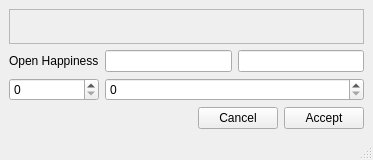
<?xml version="1.0" encoding="UTF-8"?>
<ui version="4.0">
 <class>MainWindow</class>
 <widget class="QMainWindow" name="MainWindow">
  <property name="geometry">
   <rect>
    <x>0</x>
    <y>0</y>
    <width>373</width>
    <height>160</height>
   </rect>
  </property>
  <property name="windowTitle">
   <string>MainWindow</string>
  </property>
  <widget class="QWidget" name="centralwidget">
   <layout class="QVBoxLayout" name="verticalLayout_2">
    <item>
     <layout class="QVBoxLayout" name="verticalLayout">
      <item>
       <widget class="QFrame" name="frame">
        <property name="frameShape">
         <enum>QFrame::StyledPanel</enum>
        </property>
        <property name="frameShadow">
         <enum>QFrame::Raised</enum>
        </property>
       </widget>
      </item>
      <item>
       <layout class="QGridLayout" name="gridLayout">
        <item row="0" column="0">
         <widget class="QLabel" name="label">
          <property name="text">
           <string>Open Happiness</string>
          </property>
         </widget>
        </item>
        <item row="0" column="1">
         <widget class="QLineEdit" name="lineEdit"/>
        </item>
        <item row="0" column="2">
         <widget class="QLineEdit" name="lineEdit_2"/>
        </item>
        <item row="1" column="0">
         <widget class="QSpinBox" name="spinBox"/>
        </item>
        <item row="1" column="1" colspan="2">
         <widget class="QSpinBox" name="spinBox_2"/>
        </item>
       </layout>
      </item>
      <item>
       <layout class="QHBoxLayout" name="horizontalLayout">
        <item>
         <spacer name="horizontalSpacer">
          <property name="orientation">
           <enum>Qt::Horizontal</enum>
          </property>
          <property name="sizeHint" stdset="0">
           <size>
            <width>40</width>
            <height>20</height>
           </size>
          </property>
         </spacer>
        </item>
        <item>
         <widget class="QPushButton" name="pushButton_2">
          <property name="text">
           <string>Cancel</string>
          </property>
         </widget>
        </item>
        <item>
         <widget class="QPushButton" name="pushButton">
          <property name="text">
           <string>Accept</string>
          </property>
         </widget>
        </item>
       </layout>
      </item>
     </layout>
    </item>
   </layout>
   <zorder>frame</zorder>
   <zorder>label</zorder>
   <zorder>lineEdit</zorder>
   <zorder>lineEdit_2</zorder>
   <zorder>spinBox</zorder>
   <zorder>spinBox_2</zorder>
   <zorder>pushButton</zorder>
   <zorder>pushButton_2</zorder>
   <zorder>horizontalSpacer</zorder>
  </widget>
  <widget class="QMenuBar" name="menubar">
   <property name="geometry">
    <rect>
     <x>0</x>
     <y>0</y>
     <width>373</width>
     <height>22</height>
    </rect>
   </property>
  </widget>
  <widget class="QStatusBar" name="statusbar"/>
 </widget>
 <resources/>
 <connections/>
</ui>
